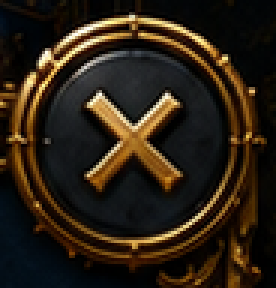
#> input picture ProjectDocs/AI/BoosterSelectionStyleAlignment/R1/Sources/close_source.png, 92 x 96 px, given in place of 2.loading.png, which was not available (shown 3 times larger)
$ python PrepareInputs.py
#> lines starting #> are read from the running program, lines starting #| are printed output that depends on the picture; pictures that were not available may be replaced by others from this repository, and a replacement may not be noted
from pathlib import Path
from PIL import Image
import hashlib,json,shutil
b=Path(__file__).resolve().parent;ref=Path('/home/k2/Downloads/match3final/2.loading.png');shutil.copy2(ref,b/'OriginalReference.png');im=Image.open(ref).convert('RGB')
#> further down, im is the input picture: PIL image 92x96 RGB; mean R, G, B 43.5, 32.7, 19.8
boxes={'logo':[185,15,750,413],'ivan':[23,383,432,1214],'firebird':[481,619,918,1451],'tip':[276,1068,670,1429],'progress':[105,1480,835,1572]}
for n,box in boxes.items():im.crop(box).save(b/'Inputs'/(n+'.png'))
# Separate margin ornament islands to prevent the opaque scene becoming the isolated subject.
boxes['ornamentTL']=[0,0,221,220];boxes['ornamentTR']=[747,0,941,221];boxes['ornamentBL']=[0,1469,272,1672];boxes['ornamentBR']=[713,1438,941,1672];boxes['ornamentBottom']=[270,1573,713,1672]
plate=Image.new('RGB',(720,500),(255,0,255));places={'ornamentTL':[0,0],'ornamentTR':[260,0],'ornamentBL':[0,250],'ornamentBR':[280,250],'ornamentBottom':[275,130]}
#> after `plate = Image.new('RGB', (720, 500), (255, 0, 255))`:
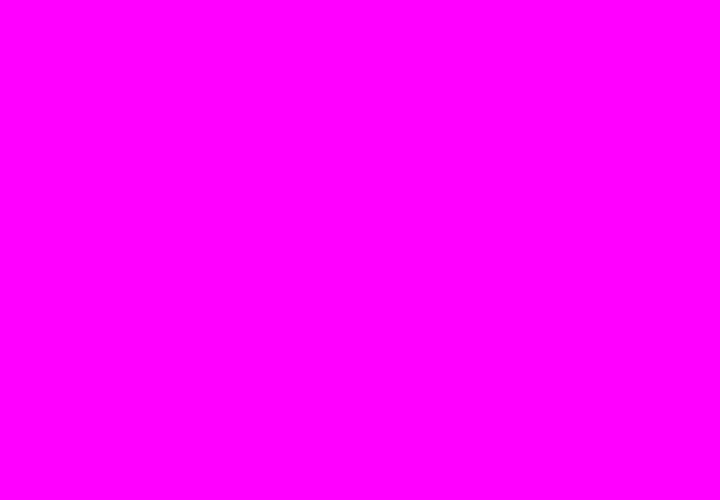
#> plate: PIL image 720x500 RGB; mean R, G, B 255, 0, 255
# Bottom crest overlaps upper right on this proposed sheet; use its own row instead.
plate=Image.new('RGB',(1000,500),(255,0,255));places={'ornamentTL':[0,0],'ornamentTR':[260,0],'ornamentBL':[0,250],'ornamentBR':[280,250],'ornamentBottom':[530,0]}
#> after `plate = Image.new('RGB', (1000, 500), (255, 0, 255))`:
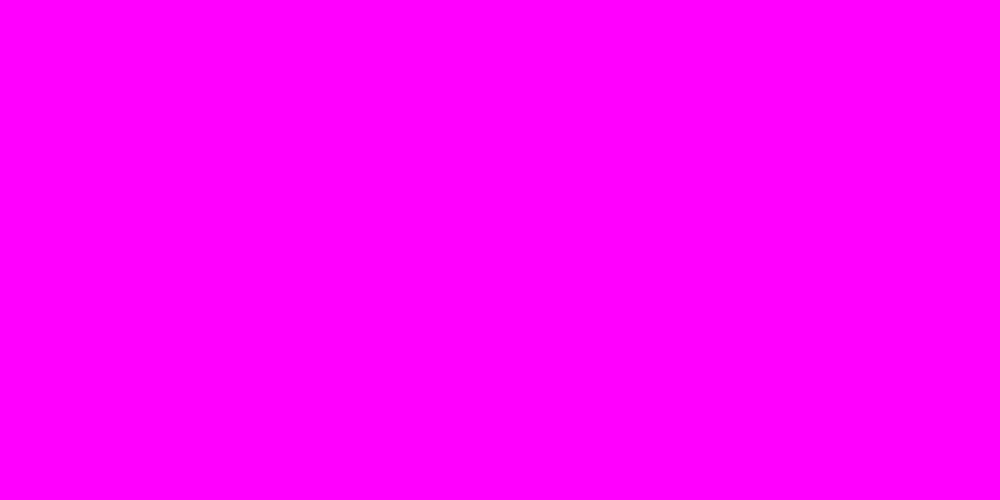
#> plate: PIL image 1000x500 RGB; mean R, G, B 255, 0, 255
for n,xy in places.items():plate.paste(im.crop(boxes[n]),xy)
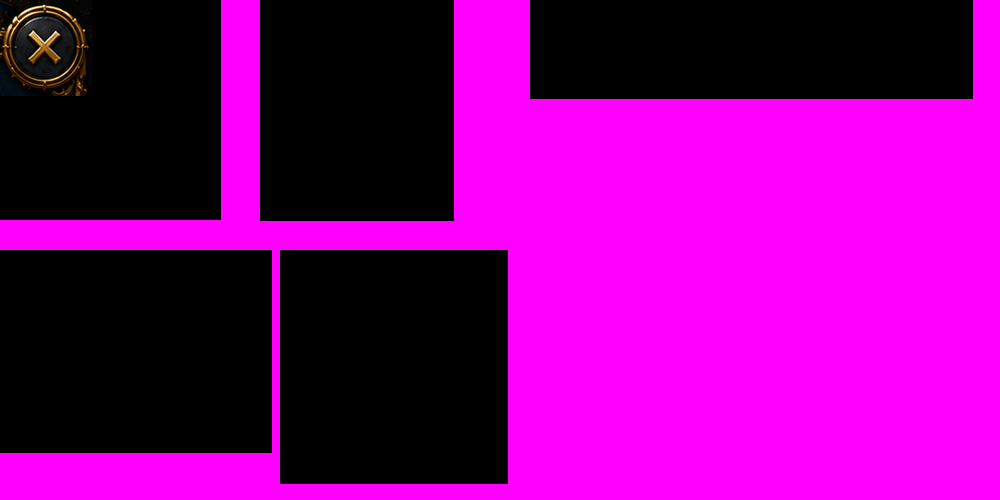
#> plate: PIL image 1000x500 RGB; mean R, G, B 131.4, 0.6, 131
plate.save(b/'Inputs/ornaments.png')
(b/'Assessment.json').write_text(json.dumps({'source':str(ref),'sha256':hashlib.sha256(ref.read_bytes()).hexdigest(),'bounds':boxes,'ornamentPlacements':places,'userRequest':'Extract panels together with original static Russian text. Percentage remains measured; English retains translation.','navigation':'Existing measured Home preparation, no fake time or baked percentage.'},indent=2))
root=Path.cwd();snapshot={str(p):hashlib.sha256(p.read_bytes()).hexdigest() for d in ['Assets','Packages','ProjectSettings'] for p in Path(d).rglob('*') if p.is_file()};(b.parent/'QA/Before.json').write_text(json.dumps(snapshot,indent=2))
